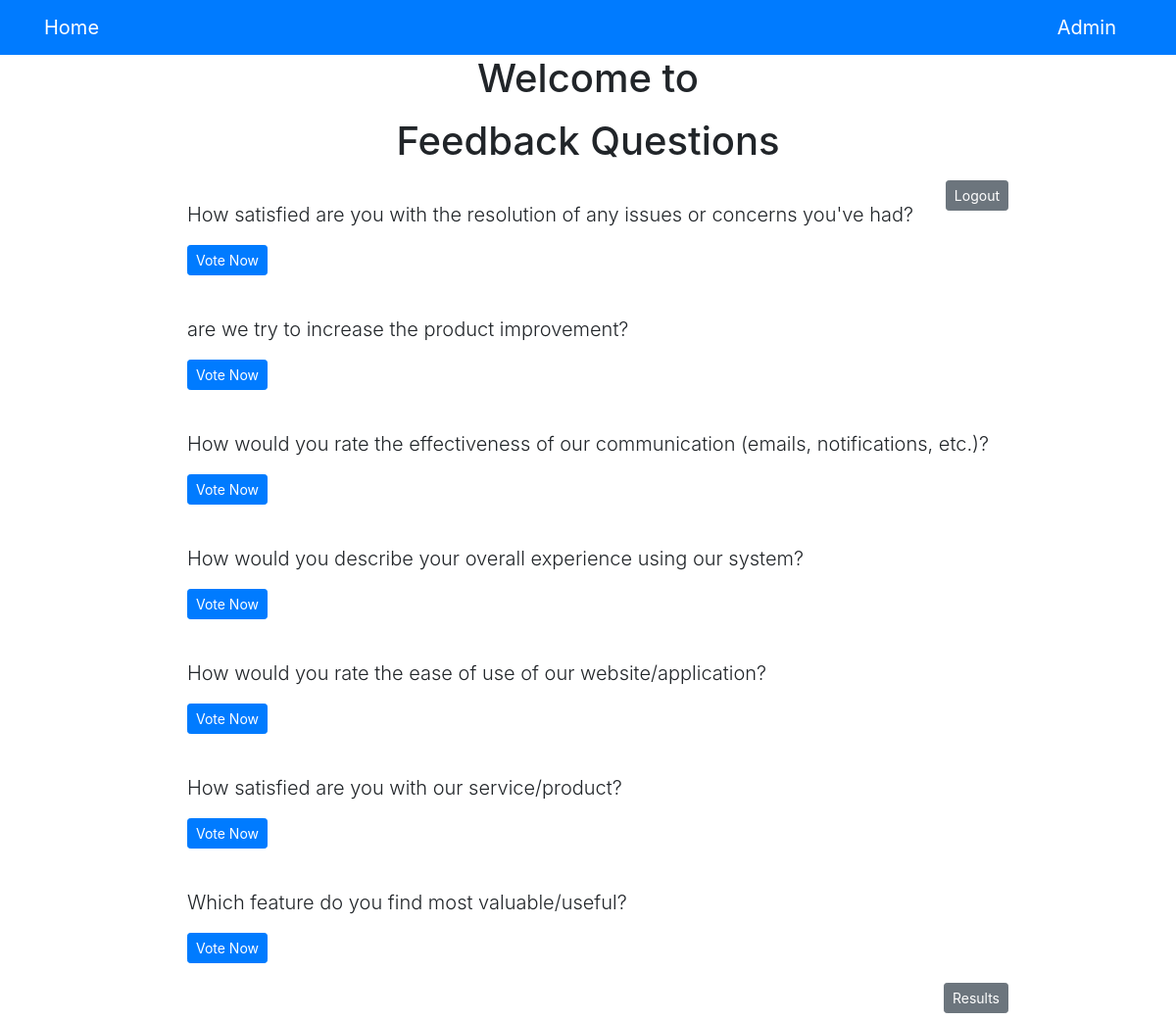
The app's page /polls/index/ (signed in) with its own data.
### polls/models.py (models this page shows, shortened)
class Question(models.Model):
    question_text = models.CharField(max_length=200)
    pub_date = models.DateTimeField('Date published')

### polls/views.py (the view)
# urls.py: path('', views.index, name='index'),
@login_required(login_url='polls:login')
def index(request):
    latest_question_list = Question.objects.order_by('-pub_date')
    context = {'latest_question_list': latest_question_list}
    return render(request, 'polls/index.html', context)

### templates/polls/index.html (shortened to what this page needs)
{% extends 'base.html' %}
{% block content %}
<h1 class="text-center mb-3">Welcome to {{user_id}}</h1>
<h1 class="text-center mb-3">Feedback Questions</h1>
<a href="{% url 'polls:logout'%}" class="btn btn-secondary btn-sm float-right mb-2">Logout</a>
{% if latest_question_list %}
  {% for question in latest_question_list %}
    <div class="card-mb-3">
      <div class="card-body">
        <p class="lead">{{ question.question_text }}</p>
        <a href="{% url 'polls:detail' question.id %}" class="btn btn-primary btn-sm">Vote Now</a>
      </div>
    </div>
  {% endfor %}
  <a href="{% url 'polls:result' %}" class="btn btn-secondary btn-sm float-right mb-2">Results</a>
{% else %}
  <p>No Questions available</p>
{% endif %}
{% endblock %}

### records on screen
Question: question_text "How satisfied are you with the resolution of any issues or concerns you've had?"
Question: question_text "are we try to increase the product improvement?"
Question: question_text "How would you rate the effectiveness of our communication (emails, notifications, etc.)?"
Question: question_text "How would you describe your overall experience using our system?"
Question: question_text "How would you rate the ease of use of our website/application?"
Question: question_text "How satisfied are you with our service/product?"
Question: question_text "Which feature do you find most valuable/useful?"
